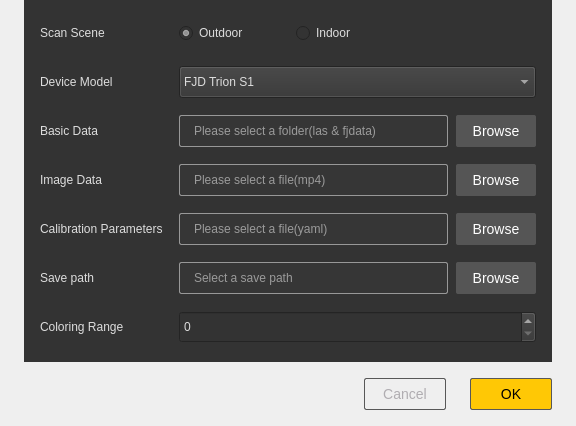
<?xml version="1.0" encoding="UTF-8"?>
<ui version="4.0">
 <class>TrionPointcloudColoring</class>
 <widget class="QWidget" name="TrionPointcloudColoring">
  <property name="geometry">
   <rect>
    <x>0</x>
    <y>0</y>
    <width>576</width>
    <height>426</height>
   </rect>
  </property>
  <property name="minimumSize">
   <size>
    <width>576</width>
    <height>0</height>
   </size>
  </property>
  <property name="maximumSize">
   <size>
    <width>576</width>
    <height>16777215</height>
   </size>
  </property>
  <property name="focusPolicy">
   <enum>Qt::ClickFocus</enum>
  </property>
  <property name="windowTitle">
   <string>Statistical Outlier Removal</string>
  </property>
  <layout class="QVBoxLayout" name="verticalLayout_2">
   <property name="spacing">
    <number>0</number>
   </property>
   <property name="leftMargin">
    <number>24</number>
   </property>
   <property name="topMargin">
    <number>0</number>
   </property>
   <property name="rightMargin">
    <number>24</number>
   </property>
   <property name="bottomMargin">
    <number>0</number>
   </property>
   <item>
    <widget class="QWidget" name="widget" native="true">
     <property name="styleSheet">
      <string notr="true">background-color: rgb(51, 51, 51);
color: rgb(221, 221, 221);</string>
     </property>
     <layout class="QGridLayout" name="gridLayout">
      <property name="leftMargin">
       <number>16</number>
      </property>
      <property name="topMargin">
       <number>16</number>
      </property>
      <property name="rightMargin">
       <number>16</number>
      </property>
      <property name="bottomMargin">
       <number>16</number>
      </property>
      <property name="spacing">
       <number>16</number>
      </property>
      <item row="1" column="0">
       <widget class="QLabel" name="label_7">
        <property name="text">
         <string>Device Model</string>
        </property>
       </widget>
      </item>
      <item row="6" column="0">
       <widget class="QLabel" name="label_11">
        <property name="minimumSize">
         <size>
          <width>0</width>
          <height>32</height>
         </size>
        </property>
        <property name="maximumSize">
         <size>
          <width>16777215</width>
          <height>32</height>
         </size>
        </property>
        <property name="text">
         <string>Coloring Range</string>
        </property>
       </widget>
      </item>
      <item row="5" column="1">
       <layout class="QHBoxLayout" name="horizontalLayout_8">
        <property name="spacing">
         <number>8</number>
        </property>
        <item>
         <widget class="QLineEdit" name="lineEdit_save">
          <property name="minimumSize">
           <size>
            <width>0</width>
            <height>32</height>
           </size>
          </property>
          <property name="maximumSize">
           <size>
            <width>999999</width>
            <height>32</height>
           </size>
          </property>
          <property name="styleSheet">
           <string notr="true">QLineEdit
{
	background-color:#363636;
	color: #ffffff;
	border:1px solid #989898;
	border-radius: 2px;
	padding-left:12px;
}</string>
          </property>
          <property name="readOnly">
           <bool>true</bool>
          </property>
          <property name="placeholderText">
           <string>Select a save path</string>
          </property>
         </widget>
        </item>
        <item>
         <widget class="QPushButton" name="pushButton_save">
          <property name="minimumSize">
           <size>
            <width>80</width>
            <height>32</height>
           </size>
          </property>
          <property name="maximumSize">
           <size>
            <width>80</width>
            <height>32</height>
           </size>
          </property>
          <property name="styleSheet">
           <string notr="true">QPushButton{
	width: 80px;
	height: 32px;
	border-radius: 2px;
	font-size:14px;
	color:#ffffff;
	background-color:#555;
	border:none;
}

QPushButton:hover{
	background-color:#2B2B2B;
}
QPushButton:pressed{
	background-color:#2B2B2B;
}

QPushButton:disabled{
	background-color:#555;
}</string>
          </property>
          <property name="text">
           <string>Browse</string>
          </property>
         </widget>
        </item>
       </layout>
      </item>
      <item row="6" column="1">
       <widget class="QSpinBox" name="spinBox">
        <property name="minimumSize">
         <size>
          <width>0</width>
          <height>32</height>
         </size>
        </property>
        <property name="maximumSize">
         <size>
          <width>16777215</width>
          <height>32</height>
         </size>
        </property>
       </widget>
      </item>
      <item row="1" column="1">
       <widget class="QComboBox" name="comboBox">
        <property name="minimumSize">
         <size>
          <width>0</width>
          <height>32</height>
         </size>
        </property>
        <property name="maximumSize">
         <size>
          <width>16777215</width>
          <height>32</height>
         </size>
        </property>
        <item>
         <property name="text">
          <string>FJD Trion S1</string>
         </property>
        </item>
        <item>
         <property name="text">
          <string>FJD Trion P1</string>
         </property>
        </item>
       </widget>
      </item>
      <item row="4" column="1">
       <layout class="QHBoxLayout" name="horizontalLayout_7">
        <property name="spacing">
         <number>8</number>
        </property>
        <item>
         <widget class="QLineEdit" name="lineEdit_camrea">
          <property name="minimumSize">
           <size>
            <width>0</width>
            <height>32</height>
           </size>
          </property>
          <property name="maximumSize">
           <size>
            <width>999999</width>
            <height>32</height>
           </size>
          </property>
          <property name="toolTip">
           <string>Please select a file(yaml)</string>
          </property>
          <property name="styleSheet">
           <string notr="true">QLineEdit
{
	background-color:#363636;
	color: #ffffff;
	border:1px solid #989898;
	border-radius: 2px;
	padding-left:12px;
}</string>
          </property>
          <property name="readOnly">
           <bool>true</bool>
          </property>
          <property name="placeholderText">
           <string>Please select a file(yaml)</string>
          </property>
         </widget>
        </item>
        <item>
         <widget class="QPushButton" name="pushButton_camera">
          <property name="minimumSize">
           <size>
            <width>80</width>
            <height>32</height>
           </size>
          </property>
          <property name="maximumSize">
           <size>
            <width>80</width>
            <height>32</height>
           </size>
          </property>
          <property name="styleSheet">
           <string notr="true">QPushButton{
	width: 80px;
	height: 32px;
	border-radius: 2px;
	font-size:14px;
	color:#ffffff;
	background-color:#555;
	border:none;
}

QPushButton:hover{
	background-color:#2B2B2B;
}
QPushButton:pressed{
	background-color:#2B2B2B;
}

QPushButton:disabled{
	background-color:#555;
}</string>
          </property>
          <property name="text">
           <string>Browse</string>
          </property>
         </widget>
        </item>
       </layout>
      </item>
      <item row="0" column="1">
       <layout class="QHBoxLayout" name="horizontalLayout_4">
        <property name="spacing">
         <number>48</number>
        </property>
        <item>
         <widget class="QRadioButton" name="radioButton">
          <property name="minimumSize">
           <size>
            <width>0</width>
            <height>32</height>
           </size>
          </property>
          <property name="maximumSize">
           <size>
            <width>16777215</width>
            <height>32</height>
           </size>
          </property>
          <property name="text">
           <string>Outdoor</string>
          </property>
          <property name="checked">
           <bool>true</bool>
          </property>
         </widget>
        </item>
        <item>
         <widget class="QRadioButton" name="radioButton_2">
          <property name="minimumSize">
           <size>
            <width>0</width>
            <height>32</height>
           </size>
          </property>
          <property name="maximumSize">
           <size>
            <width>16777215</width>
            <height>32</height>
           </size>
          </property>
          <property name="text">
           <string>Indoor</string>
          </property>
         </widget>
        </item>
        <item>
         <spacer name="horizontalSpacer_2">
          <property name="orientation">
           <enum>Qt::Horizontal</enum>
          </property>
          <property name="sizeHint" stdset="0">
           <size>
            <width>40</width>
            <height>20</height>
           </size>
          </property>
         </spacer>
        </item>
       </layout>
      </item>
      <item row="4" column="0">
       <widget class="QLabel" name="label_3">
        <property name="text">
         <string>Calibration Parameters</string>
        </property>
       </widget>
      </item>
      <item row="0" column="0">
       <widget class="QLabel" name="label_8">
        <property name="text">
         <string>Scan Scene</string>
        </property>
       </widget>
      </item>
      <item row="2" column="0">
       <widget class="QLabel" name="label">
        <property name="text">
         <string>Basic Data</string>
        </property>
       </widget>
      </item>
      <item row="3" column="1">
       <layout class="QHBoxLayout" name="horizontalLayout_2">
        <property name="spacing">
         <number>8</number>
        </property>
        <item>
         <widget class="QLineEdit" name="lineEdit_video">
          <property name="minimumSize">
           <size>
            <width>0</width>
            <height>32</height>
           </size>
          </property>
          <property name="maximumSize">
           <size>
            <width>999999</width>
            <height>32</height>
           </size>
          </property>
          <property name="toolTip">
           <string>Please select a file(mp4)</string>
          </property>
          <property name="styleSheet">
           <string notr="true">QLineEdit
{
	background-color:#363636;
	color: #ffffff;
	border:1px solid #989898;
	border-radius: 2px;
	padding-left:12px;
}</string>
          </property>
          <property name="readOnly">
           <bool>true</bool>
          </property>
          <property name="placeholderText">
           <string>Please select a file(mp4)</string>
          </property>
         </widget>
        </item>
        <item>
         <widget class="QPushButton" name="pushButton_vedio">
          <property name="minimumSize">
           <size>
            <width>80</width>
            <height>32</height>
           </size>
          </property>
          <property name="maximumSize">
           <size>
            <width>80</width>
            <height>32</height>
           </size>
          </property>
          <property name="styleSheet">
           <string notr="true">QPushButton{
	width: 80px;
	height: 32px;
	border-radius: 2px;
	font-size:14px;
	color:#ffffff;
	background-color:#555;
	border:none;
}

QPushButton:hover{
	background-color:#2B2B2B;
}
QPushButton:pressed{
	background-color:#2B2B2B;
}

QPushButton:disabled{
	background-color:#555;
}</string>
          </property>
          <property name="text">
           <string>Browse</string>
          </property>
         </widget>
        </item>
       </layout>
      </item>
      <item row="2" column="1">
       <layout class="QHBoxLayout" name="horizontalLayout">
        <property name="spacing">
         <number>8</number>
        </property>
        <item>
         <widget class="QLineEdit" name="lineEdit_data">
          <property name="minimumSize">
           <size>
            <width>0</width>
            <height>32</height>
           </size>
          </property>
          <property name="maximumSize">
           <size>
            <width>999999</width>
            <height>32</height>
           </size>
          </property>
          <property name="focusPolicy">
           <enum>Qt::NoFocus</enum>
          </property>
          <property name="styleSheet">
           <string notr="true">QLineEdit
{
	background-color:#363636;
	color: #ffffff;
	border:1px solid #989898;
	border-radius: 2px;
	padding-left:12px;
}</string>
          </property>
          <property name="inputMask">
           <string/>
          </property>
          <property name="text">
           <string/>
          </property>
          <property name="readOnly">
           <bool>true</bool>
          </property>
          <property name="placeholderText">
           <string>Please select a folder(las &amp; fjdata)</string>
          </property>
         </widget>
        </item>
        <item>
         <widget class="QPushButton" name="pushButton_data">
          <property name="minimumSize">
           <size>
            <width>80</width>
            <height>32</height>
           </size>
          </property>
          <property name="maximumSize">
           <size>
            <width>80</width>
            <height>32</height>
           </size>
          </property>
          <property name="styleSheet">
           <string notr="true">QPushButton{
	width: 80px;
	height: 32px;
	border-radius: 2px;
	font-size:14px;
	color:#ffffff;
	background-color:#555;
	border:none;
}

QPushButton:hover{
	background-color:#2B2B2B;
}
QPushButton:pressed{
	background-color:#2B2B2B;
}

QPushButton:disabled{
	background-color:#555;
}</string>
          </property>
          <property name="text">
           <string>Browse</string>
          </property>
         </widget>
        </item>
       </layout>
      </item>
      <item row="3" column="0">
       <widget class="QLabel" name="label_2">
        <property name="text">
         <string>Image Data</string>
        </property>
       </widget>
      </item>
      <item row="5" column="0">
       <widget class="QLabel" name="label_9">
        <property name="text">
         <string>Save path</string>
        </property>
       </widget>
      </item>
     </layout>
    </widget>
   </item>
   <item>
    <layout class="QHBoxLayout" name="horizontalLayout_3">
     <property name="spacing">
      <number>24</number>
     </property>
     <property name="topMargin">
      <number>16</number>
     </property>
     <property name="rightMargin">
      <number>0</number>
     </property>
     <property name="bottomMargin">
      <number>16</number>
     </property>
     <item>
      <spacer name="horizontalSpacer">
       <property name="orientation">
        <enum>Qt::Horizontal</enum>
       </property>
       <property name="sizeHint" stdset="0">
        <size>
         <width>40</width>
         <height>20</height>
        </size>
       </property>
      </spacer>
     </item>
     <item>
      <widget class="QPushButton" name="pushButton_cancel">
       <property name="styleSheet">
        <string notr="true">QPushButton{
	width: 80px;
	height: 30px;
	border-radius: 2px;
	border: 1px solid #585858;
	font-size:14px;
	color:rgb(176, 173, 177);
	background-color:transparent;
}
QPushButton:hover{
	background-color:rgb(27, 24, 28);
}
QPushButton:pressed{
	background-color:rgb(27, 24, 28);
}
</string>
       </property>
       <property name="text">
        <string>Cancel</string>
       </property>
      </widget>
     </item>
     <item>
      <widget class="QPushButton" name="pushButton_ok">
       <property name="styleSheet">
        <string notr="true">QPushButton{
	width: 80px;
	height: 30px;
	border-radius: 2px;
	border: 1px solid #585858;
	font-size:14px;
	color:rgb(0, 0, 0);
	background-color:rgb(255, 200, 5);
}
QPushButton:hover{
	background-color:rgb(255, 227, 126);
}
QPushButton:pressed{
	background-color:rgb(255, 227 , 131);
}

QPushButton:disabled{
	background-color:#6B5A1F;
}</string>
       </property>
       <property name="text">
        <string>OK</string>
       </property>
      </widget>
     </item>
    </layout>
   </item>
  </layout>
 </widget>
 <resources/>
 <connections/>
</ui>
